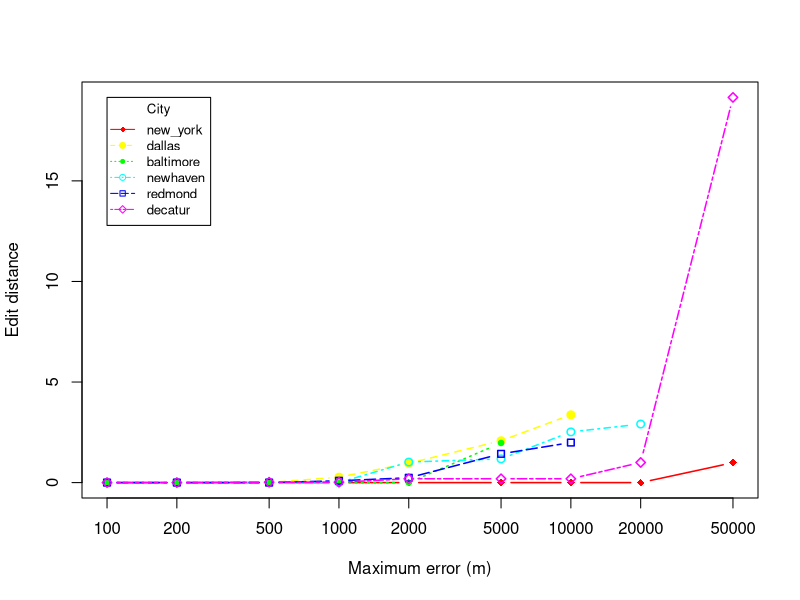

R code for this plot:
# Create Line Chart

jpeg("./../gasbuddy/medians_across_city_additional_distance.jpg")

# convert factor to numeric for convenience 
Medians <- read.csv("./../gasbuddy/medians_across_city_additional_distance.csv")
locations <- c("new_york","dallas","baltimore","newhaven","redmond","decatur")
nlocations <- length(locations)

# get the range for the x and y axis 
xrange <- range(Medians$skew)
yrange <- range(Medians$distortion)

# set up the plot 
plot(xrange, yrange, type="n", xlab="Maximum error (m)", log="x",
  	      ylab="Edit distance") 
colors <- rainbow(nlocations)
linetype <- c(1:nlocations) 
plotchar <- seq(18,18+nlocations,1)

# add lines 
for (i in 1:nlocations) { 
  city <- subset(Medians, location==locations[i])
  lines(sort(city$skew), sort(city$distortion), type="b", lwd=1.5,
    lty=linetype[i], col=colors[i], pch=plotchar[i])
} 

# add a title and subtitle 
title("")

# add a legend 
legend(xrange[1], yrange[2], locations, cex=0.8, col=colors,
  		   pch=plotchar, lty=linetype, title="City")

dev.off()
